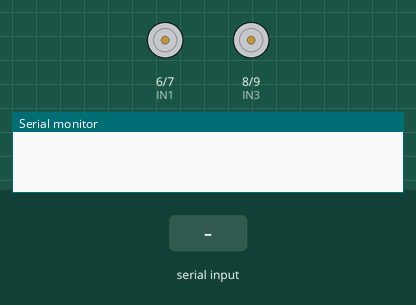
Bench run of a sketch on a simulated Arduino Uno, built with avr-gcc and run on an emulated ATmega328P. On the bench: motor-driver pin pairs drawn as motors (green arrow = first pin HIGH = forward, orange = second pin HIGH = backward, longer = more drive, scaled by the enable pin), the last lines printed to the serial monitor. The test bench sets the inputs (shaded band).

Above: at 1.2 s.
1.3 s: "F" received over Serial
At 2.1 s:
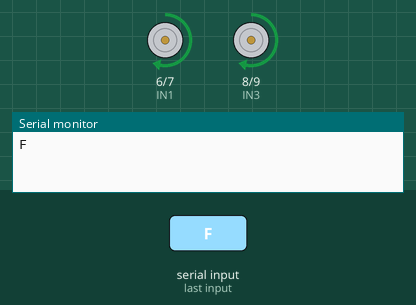
2.8 s: "B" received over Serial
At 3.2 s:
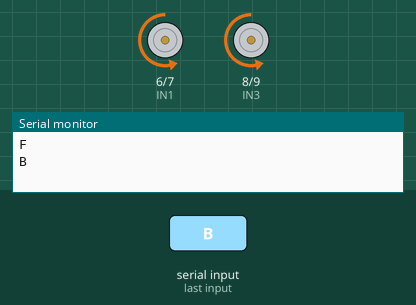
4.3 s: "L" received over Serial
At 5.5 s:
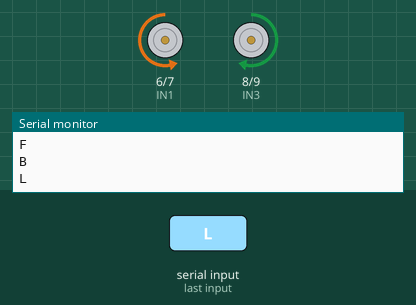
5.8 s: "R" received over Serial
At 6.7 s:
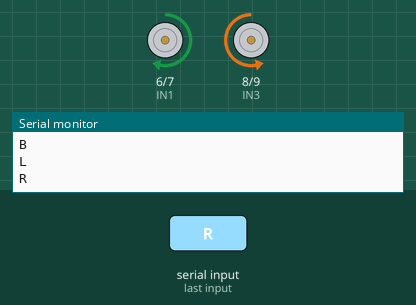
7.3 s: "S" received over Serial
At 7.8 s:
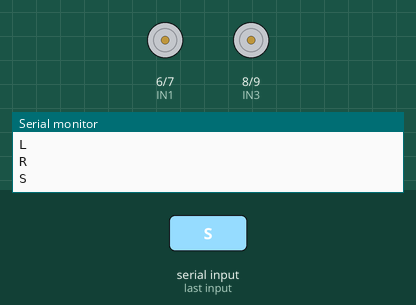
Timing chart, 0 to 9.8 s (numbered marks = the images above; inputs shaded):
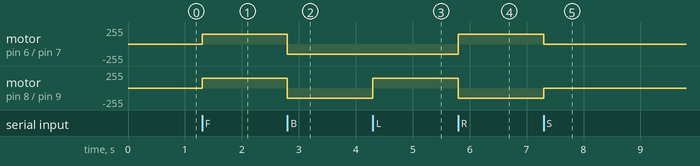

Measured:
- after the input at 1.3 s, motor on pin 6 (IN1) / pin 7 (IN2), motor on pin 8 (IN3) / pin 9 (IN4): stopped → forward 150/255 at once
- after the input at 2.8 s, motor on pin 6 (IN1) / pin 7 (IN2), motor on pin 8 (IN3) / pin 9 (IN4): forward 150/255 → backward 150/255 at once
- after the input at 4.3 s, motor on pin 8 (IN3) / pin 9 (IN4): backward 150/255 → forward 150/255 at once
- after the input at 5.8 s, motor on pin 6 (IN1) / pin 7 (IN2): backward 150/255 → forward 150/255 at once; motor on pin 8 (IN3) / pin 9 (IN4): forward 150/255 → backward 150/255 at once
- after the input at 7.3 s, motor on pin 6 (IN1) / pin 7 (IN2): forward 150/255 → stopped at once; motor on pin 8 (IN3) / pin 9 (IN4): backward 150/255 → stopped at once

The sketch:

Bluetooth-Controlled-Car.ino
```cpp
#define ENA 5
#define ENB 10
#define IN1 6
#define IN2 7
#define IN3 8
#define IN4 9

char command; // Variable to store received command

void setup() {
    pinMode(ENA, OUTPUT);
    pinMode(ENB, OUTPUT);
    pinMode(IN1, OUTPUT);
    pinMode(IN2, OUTPUT);
    pinMode(IN3, OUTPUT);
    pinMode(IN4, OUTPUT);

    Serial.begin(9600); // Start serial communication
}

void loop() {
    if (Serial.available()) {
        command = Serial.read(); // Read received command
        Serial.println(command); // Print command to Serial Monitor

        if (command == 'F') {
            moveForward();
        } else if (command == 'B') {
            moveBackward();
        } else if (command == 'L') {
            turnLeft();
        } else if (command == 'R') {
            turnRight();
        } else if (command == 'S') {
            stopCar();
        }
    }
}

void moveForward() {
    digitalWrite(IN1, HIGH);
    digitalWrite(IN2, LOW);
    digitalWrite(IN3, HIGH);
    digitalWrite(IN4, LOW);
    analogWrite(ENA, 150); // Adjust speed
    analogWrite(ENB, 150);
}

void moveBackward() {
    digitalWrite(IN1, LOW);
    digitalWrite(IN2, HIGH);
    digitalWrite(IN3, LOW);
    digitalWrite(IN4, HIGH);
    analogWrite(ENA, 150);
    analogWrite(ENB, 150);
}

void turnLeft() {
    digitalWrite(IN1, LOW);
    digitalWrite(IN2, HIGH);
    digitalWrite(IN3, HIGH);
    digitalWrite(IN4, LOW);
    analogWrite(ENA, 150);
    analogWrite(ENB, 150);
}

void turnRight() {
    digitalWrite(IN1, HIGH);
    digitalWrite(IN2, LOW);
    digitalWrite(IN3, LOW);
    digitalWrite(IN4, HIGH);
    analogWrite(ENA, 150);
    analogWrite(ENB, 150);
}

void stopCar() {
    digitalWrite(IN1, LOW);
    digitalWrite(IN2, LOW);
    digitalWrite(IN3, LOW);
    digitalWrite(IN4, LOW);
}
```
